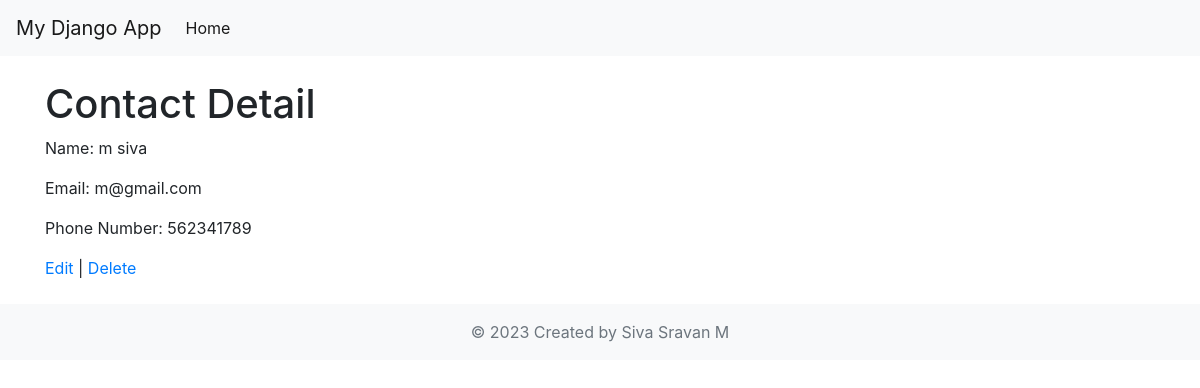
The page /sr/contacts/6/ on the database as committed earlier.
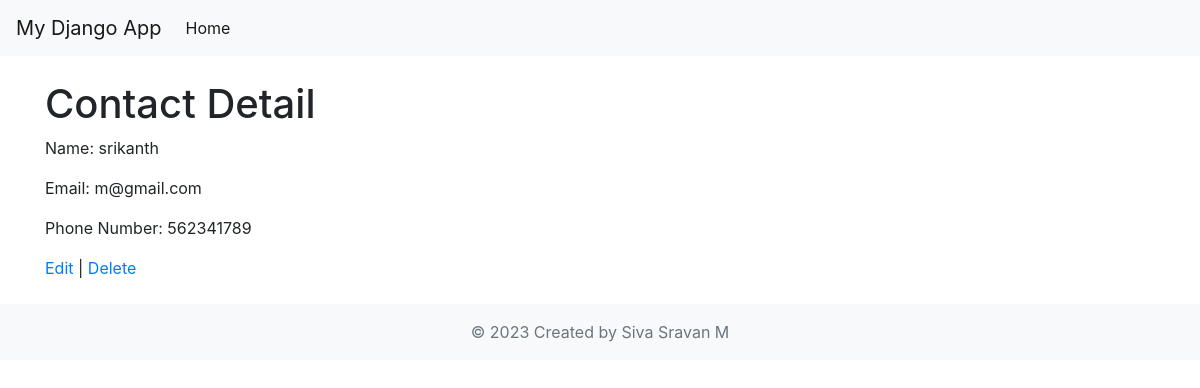
The same page on the database as committed later.
### sr/models.py (models this page shows, shortened)
class Contact(models.Model):
    name = models.CharField(max_length=100, unique=True)
    email = models.EmailField(unique=True)
    phone_number = models.CharField(max_length=20, blank=True)
    created_at = models.DateTimeField(default=timezone.now)  # New field to store creation time

### sr/views.py (the view)
# urls.py: path('contacts/<int:pk>/', views.contact_detail, name='contact_detail'),
def contact_detail(request, pk):
    contact = get_object_or_404(Contact, pk=pk)
    return render(request, 'sr/contact_detail.html', {'contact': contact})

### sr/templates/sr/contact_detail.html (shortened to what this page needs)
{% extends 'sr/base.html' %}
{% block content %}
    <h1>Contact Detail</h1>
    <p>Name: {{ contact.name }}</p>
    <p>Email: {{ contact.email }}</p>
    <p>Phone Number: {{ contact.phone_number }}</p>
    <a href="{% url 'contact_edit' contact.id %}">Edit</a> |
    <a href="{% url 'contact_delete' contact.id %}">Delete</a>
{% endblock %}

### sr/templates/sr/base.html (shortened to what this page needs)
<!DOCTYPE html>
<html>
<head>
    <link rel="stylesheet" href="https://stackpath.bootstrapcdn.com/bootstrap/4.3.1/css/bootstrap.min.css">
    <link rel="stylesheet" href="https://unpkg.com/bootstrap-table@1.22.1/dist/bootstrap-table.min.css">
</head>
<body>
    <header>
        <nav class="navbar navbar-expand-lg navbar-light bg-light">
            <a class="navbar-brand" href="#">My Django App</a>
            <div class="collapse navbar-collapse" id="navbarNav">
                <ul class="navbar-nav">
                    <li class="nav-item active">
                        <a class="nav-link" href="#">Home <span class="sr-only">(current)</span></a>
                    </li>
                </ul>
            </div>
        </nav>
    </header>
    <main class="container mt-4">
        {% block content %}{% endblock %}
    </main>
    <footer class="footer mt-4 py-3 bg-light">
        <div class="container text-center">
            <span class="text-muted">&copy; 2023 Created by Siva Sravan M</span>
        </div>
    </footer>
</body>
</html>

Rows that differ between the two databases and show on the page:
changed Contact "m@gmail.com": name "m siva" → "srikanth"
